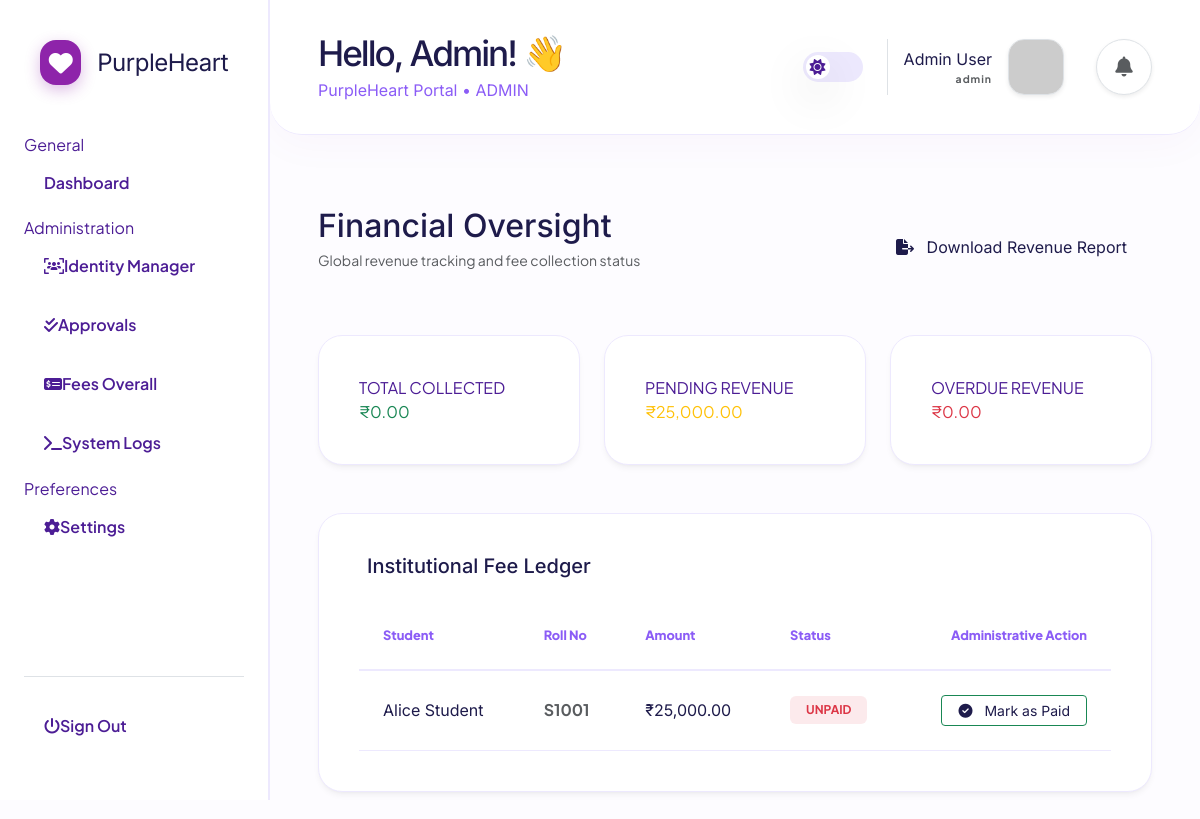
Page /admin/fees_overall.php (signed in) on the committed database.
### tables this page shows
CREATE TABLE fees (
    id INT AUTO_INCREMENT PRIMARY KEY,
    student_id INT NOT NULL,
    amount DECIMAL(10, 2) NOT NULL,
    due_date DATE NOT NULL,
    paid_date DATE,
    status ENUM('pending', 'paid', 'overdue') DEFAULT 'pending',
    receipt_no VARCHAR(100) UNIQUE,
    FOREIGN KEY (student_id) REFERENCES students(id) ON DELETE CASCADE
);

CREATE TABLE users (
    id INT AUTO_INCREMENT PRIMARY KEY,
    name VARCHAR(255) NOT NULL,
    email VARCHAR(255) UNIQUE NOT NULL,
    password VARCHAR(255) NOT NULL,
    role ENUM('admin', 'teacher', 'student', 'parent') NOT NULL,
    phone VARCHAR(20),
    created_at TIMESTAMP DEFAULT CURRENT_TIMESTAMP
);

CREATE TABLE students (
    id INT AUTO_INCREMENT PRIMARY KEY,
    user_id INT NOT NULL,
    roll_no VARCHAR(50) UNIQUE NOT NULL,
    class VARCHAR(50),
    semester INT,
    parent_phone VARCHAR(20),
    FOREIGN KEY (user_id) REFERENCES users(id) ON DELETE CASCADE
);

### admin/fees_overall.php (the view, shortened to what this page needs)
<?php
require_once('../config/db.php');
$total_revenue = $pdo->query("SELECT SUM(amount) FROM fees WHERE status='paid'")->fetchColumn() ?: 0;
$pending_revenue = $pdo->query("SELECT SUM(amount) FROM fees WHERE status='pending'")->fetchColumn() ?: 0;
$overdue_revenue = $pdo->query("SELECT SUM(amount) FROM fees WHERE status='overdue'")->fetchColumn() ?: 0;
$transactions = $pdo->query("SELECT f.*, u.name as student_name, s.roll_no
                             FROM fees f
                             JOIN students s ON f.student_id = s.id
                             JOIN users u ON s.user_id = u.id
                             ORDER BY f.id DESC")->fetchAll();
?>
<!DOCTYPE html>
<html lang="en">
<head>
    <link href="https://cdn.jsdelivr.net/npm/bootstrap@5.3.0/dist/css/bootstrap.min.css" rel="stylesheet">
    <link rel="stylesheet" href="https://cdnjs.cloudflare.com/ajax/libs/font-awesome/6.4.0/css/all.min.css">
    <link rel="stylesheet" href="../assets/css/style.css?v=2">
</head>
<body>
    <div class="wrapper">
        <?php include('../includes/sidebar.php'); ?>
        <div class="main-content">
            <?php include('../includes/topbar.php'); ?>
            <div class="content-area">
                <div class="d-flex justify-content-between align-items-center mb-5 animate-up">
                    <div>
                        <h2 class="fw-800 mb-1">Financial Oversight</h2>
                        <p class="text-muted small fw-600">Global revenue tracking and fee collection status</p>
                    </div>
                    <a href="../download.php?type=report&id=revenue" class="btn btn-premium px-4 py-3 rounded-4 fw-800">
                        <i class="fas fa-file-export me-2"></i> Download Revenue Report
                    </a>
                </div>
                <div class="row g-4 mb-5">
                    <div class="col-md-4">
                        <div class="card-premium animate-up">
                            <div class="kpi-title">TOTAL COLLECTED</div>
                            <div class="kpi-value text-success">₹<?php echo number_format($total_revenue, 2); ?></div>
                        </div>
                    </div>
                    <div class="col-md-4">
                        <div class="card-premium animate-up" style="--delay: 0.1s">
                            <div class="kpi-title">PENDING REVENUE</div>
                            <div class="kpi-value text-warning">₹<?php echo number_format($pending_revenue, 2); ?></div>
                        </div>
                    </div>
                    <div class="col-md-4">
                        <div class="card-premium animate-up" style="--delay: 0.2s">
                            <div class="kpi-title">OVERDUE REVENUE</div>
                            <div class="kpi-value text-danger">₹<?php echo number_format($overdue_revenue, 2); ?></div>
                        </div>
                    </div>
                </div>
                <div class="card-premium animate-up">
                    <h5 class="fw-800 mb-4 px-2">Institutional Fee Ledger</h5>
                    <div class="table-responsive">
                        <table class="glass-table">
                            <thead>
                                <tr>
                                    <th>Student</th>
                                    <th>Roll No</th>
                                    <th>Amount</th>
                                    <th>Status</th>
                                    <th class="text-end">Administrative Action</th>
                                </tr>
                            </thead>
                            <tbody>
                                <?php foreach($transactions as $t): ?>
                                <tr>
                                    <td class="fw-800"><?php echo $t['student_name']; ?></td>
                                    <td class="fw-bold text-muted"><?php echo $t['roll_no']; ?></td>
                                    <td class="fw-800 text-primary">₹<?php echo number_format($t['amount'], 2); ?></td>
                                    <td>
                                        <?php if($t['status'] == 'paid'): ?>
                                            <span class="badge bg-success bg-opacity-10 text-success fw-bold p-2 small px-3">PAID</span>
                                        <?php else: ?>
                                            <span class="badge bg-danger bg-opacity-10 text-danger fw-bold p-2 small px-3">UNPAID</span>
                                        <?php endif; ?>
                                    </td>
                                    <td class="text-end">
                                        <form method="POST">
                                            <button type="submit" name="toggle_status" class="btn btn-sm <?php echo $t['status'] === 'paid' ? 'btn-outline-danger' : 'btn-outline-success'; ?> fw-800 px-3">
                                                <i class="fas <?php echo $t['status'] === 'paid' ? 'fa-times-circle' : 'fa-check-circle'; ?> me-2"></i>
                                                Mark as <?php echo $t['status'] === 'paid' ? 'Unpaid' : 'Paid'; ?>
                                            </button>
                                        </form>
                                    </td>
                                </tr>
                                <?php endforeach; ?>
                            </tbody>
                        </table>
                    </div>
                </div>
            </div>
        </div>
    </div>
</body>
</html>

### assets/css/style.css (style rules this page uses)
:root { --primary: #8e24aa; --primary-hover: #6a1b9a; --primary-soft: #f3e5f5; --bg-page: #fdfcff; --bg-card: #ffffff; --bg-sidebar: #ffffff; --text-main: #1e1b4b; --text-body: #4c1d95; --text-muted: #8b5cf6; --border: #ede9fe; --input-bg: #ffffff; --glass-bg: rgba(255, 255, 255, 0.7); --glass-border: rgba(255, 255, 255, 0.5); --shadow: 0 4px 6px -1px rgba(0, 0, 0, 0.05), 0 2px 4px -2px rgba(0, 0, 0, 0.05); --shadow-lg: 0 20px 25px -5px rgba(0, 0, 0, 0.05), 0 8px 10px -6px rgba(0, 0, 0, 0.05); --radius-3xl: 32px; --radius-2xl: 24px; --radius-xl: 16px; --radius-lg: 12px; }
* { margin:0; padding:0; box-sizing:border-box; transition: background-color 0.4s ease, border-color 0.4s ease; }
body { background: var(--bg-page); color: var(--text-body); font-family: 'Plus Jakarta Sans', sans-serif; min-height: 100vh; }
h1, h2, h3, h4, h5, h6, .fw-800 { color: var(--text-main) !important; font-family: 'Inter', sans-serif; }
.wrapper { display: flex; min-height: 100vh; }
.main-content { flex: 1; margin-left: 270px; background: var(--bg-page); }
.content-area { padding: 2.5rem 3rem; }
.card-premium { background: var(--bg-card); border-radius: var(--radius-2xl); padding: 2.5rem; box-shadow: var(--shadow); border: 1px solid var(--border); transition: transform 0.3s ease, box-shadow 0.3s ease; }
.glass-table { width: 100%; border-collapse: separate; border-spacing: 0; }
.glass-table th { padding: 1.5rem; color: var(--text-muted); border-bottom: 2px solid var(--border); text-align: left; font-size: 0.8rem; font-weight: 800; }
.glass-table td { padding: 1.5rem; color: var(--text-main); border-bottom: 1px solid var(--border); }
.animate-up { animation: fadeInUp 0.5s ease forwards; }

### rows in the picture
fees: users.name "Alice Student", student.roll_no "S1001", amount "25,000.00", status "UNPAID"

### other values in the picture
explode(' ', $user_name)[0] "Admin"
$role "ADMIN"
$user_name "Admin User"
$role "admin"
$total_revenue "0.00"
$pending_revenue "25,000.00"
$overdue_revenue "0.00"
